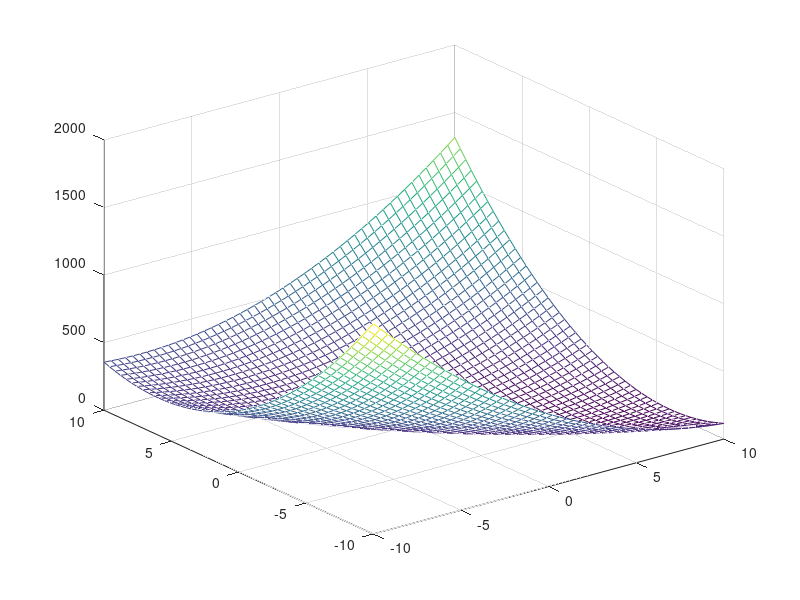

Recreate this plot in MATLAB.
%Code written by GVV Sharma March 31, 2016
%Released under GNU GPL.  Free to use for anything.


%This program plots the least squares metric for a range of
%vectors x in the mesh with vertices (-10,-10),(-10,10),(10,-10)
%%and (10,10)

%The result is a 3-D mesh.  The theoretical minimum is (5,-3)
%Values obtained through the following program are close to the 
%theoreticl solution


clear;
close;

A = [1 0; 1 1; 1 2]; %The input matrix
b = [6;0;0]; %The output vector


x1 = linspace(-10,10,50); %generating points in x-axis
x2 = linspace(-10,10,50);  %generating points in y-axis

[xx, yy] = meshgrid(x1,x2);

ffun = @(x,y) norm(b-A*[x;y])^2;

f = arrayfun(ffun,xx,yy);

mesh(xx,yy,f)

[M I] = min(f(:)); %vectorize the 50 x 50 matrix f, find min
%M = min value , I is the index of the f_min

[I_r I_c] = ind2sub(size(f),I); %Get the row, col index of f_min


%The least square solution
xx(I_r,I_c) 
yy(I_r,I_c)
%The minimum value of metric
M
